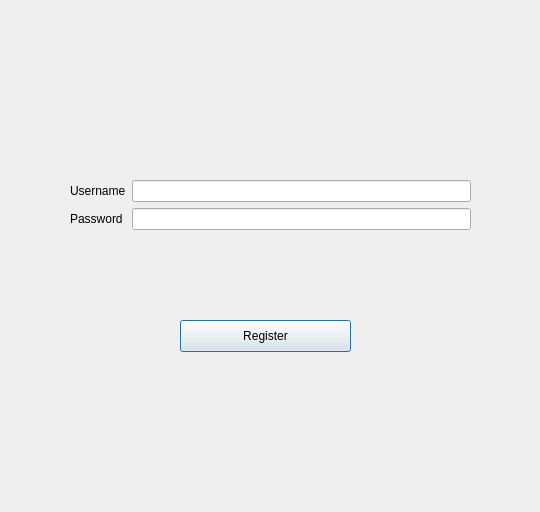
<?xml version="1.0" encoding="UTF-8"?>
<ui version="4.0">
 <class>Signup</class>
 <widget class="QDialog" name="Signup">
  <property name="geometry">
   <rect>
    <x>0</x>
    <y>0</y>
    <width>540</width>
    <height>512</height>
   </rect>
  </property>
  <property name="windowTitle">
   <string>Signup</string>
  </property>
  <widget class="QPushButton" name="registerButton">
   <property name="geometry">
    <rect>
     <x>180</x>
     <y>320</y>
     <width>171</width>
     <height>32</height>
    </rect>
   </property>
   <property name="text">
    <string>Register</string>
   </property>
  </widget>
  <widget class="QWidget" name="layoutWidget">
   <property name="geometry">
    <rect>
     <x>70</x>
     <y>180</y>
     <width>401</width>
     <height>101</height>
    </rect>
   </property>
   <layout class="QFormLayout" name="formLayout">
    <item row="0" column="0">
     <widget class="QLabel" name="label_2">
      <property name="text">
       <string>Username</string>
      </property>
     </widget>
    </item>
    <item row="1" column="1">
     <widget class="QLineEdit" name="pass">
      <property name="echoMode">
       <enum>QLineEdit::Password</enum>
      </property>
     </widget>
    </item>
    <item row="1" column="0">
     <widget class="QLabel" name="label_3">
      <property name="text">
       <string>Password</string>
      </property>
     </widget>
    </item>
    <item row="0" column="1">
     <widget class="QLineEdit" name="user"/>
    </item>
   </layout>
  </widget>
 </widget>
 <resources/>
 <connections/>
</ui>
